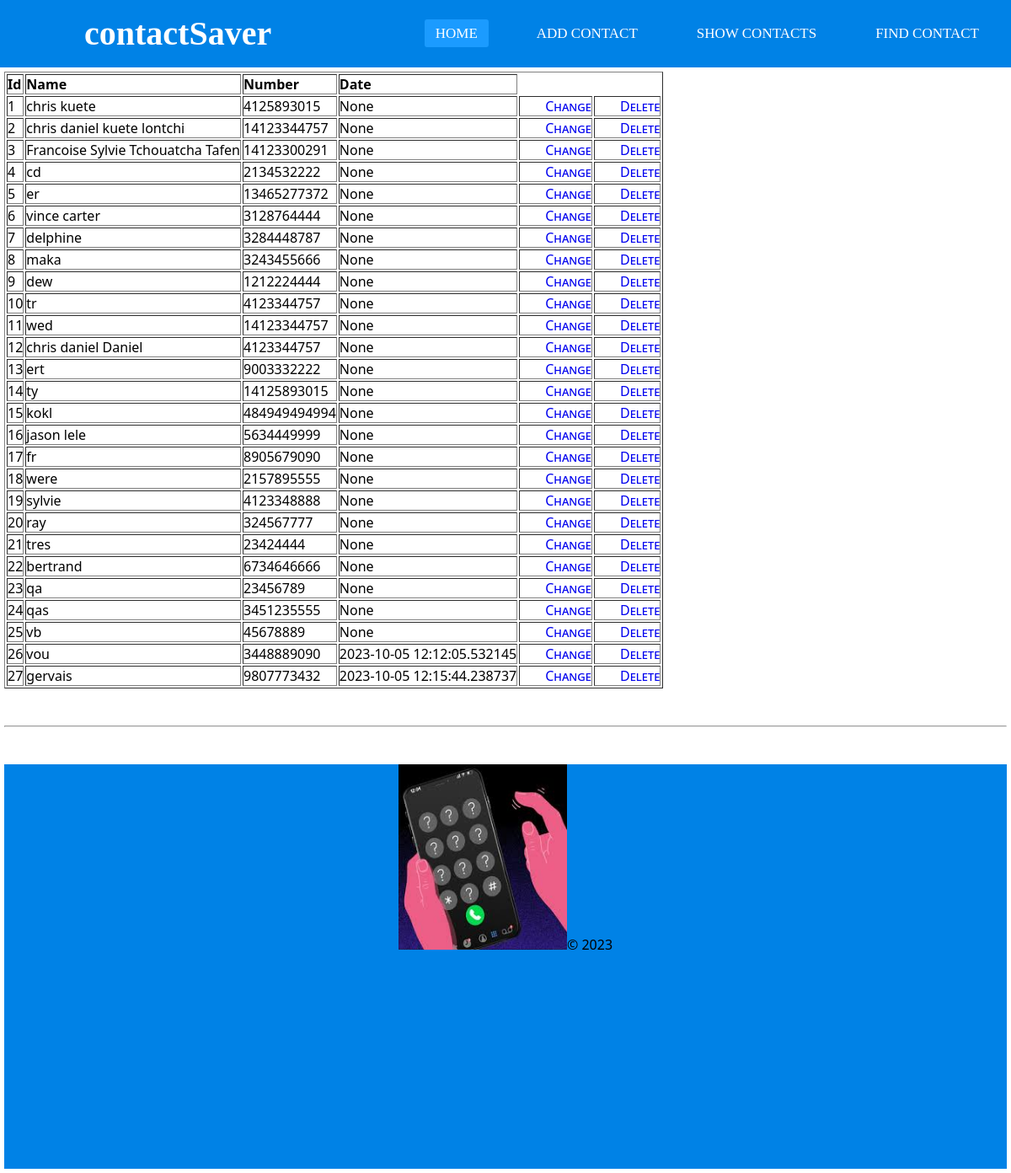
/showAll, run on an earlier commit of the app's database.
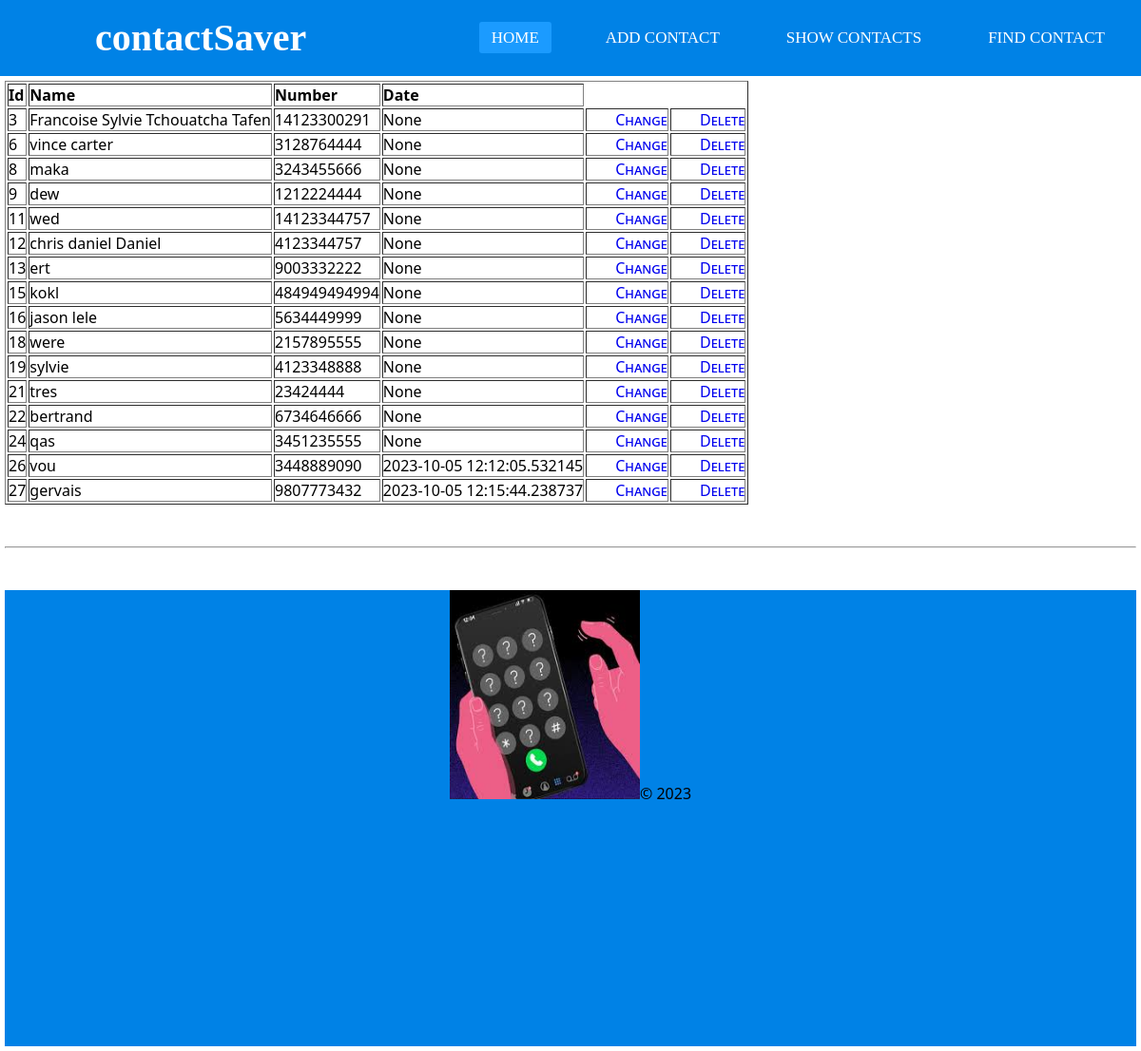
And on a later commit of the database.
### main.py (models this page shows, shortened)
class list_tbl(db.Model):
    id = db.Column(db.Integer, primary_key=True)
    name = db.Column(db.String(250), unique=True, nullable=False)
    number = db.Column(db.String(250), nullable=False)
    date_saved = db.Column(db.DateTime, default=datetime.timezone)
    print("created chris table successfully")

### main.py (the view)
@app.route("/showAll")
def showAll():
    profiles = list_tbl.query.all()
    return render_template("table.html", profiles=profiles)

### templates/table.html (shortened to what this page needs)
<!DOCTYPE html>
<html lang="en">
<head>
  <link rel="stylesheet" type="text/css" href="{{ url_for('static', filename='password.css')}}" />
</head>
<body>
{% extends "layout.html" %}
{% block content %}
        <table border="1px">
            <thead>
                <td><strong>Id</strong></td>
                <td><strong>Name</strong></td>
                <td><strong>Number</strong></td>
                <td><strong>Date</strong></td>
            </thead>
            {% for row in profiles %}
            <tr>
                <td>{{ row["id"] }}</td>
                <td>{{ row["name"] }}</td>
                <td> {{ row["number"]}}</td>
                <td> {{ row["date_saved"]}}</td>
                <td><li><a href="{{ url_for('updateNumber', id=row.id)}}" class="navbar-item">Change</a></li></td>
                <td><li><a href="{{ url_for('deleteNumber', id=row.id)}}" class="navbar-item">Delete</a></li></td>
            </tr>
            {% endfor %}
        </table>
{% endblock %}

### templates/layout.html (shortened to what this page needs)
<!DOCTYPE html>
<html lang="en">
<head>
    <link rel="stylesheet" type="text/css" href="{{ url_for('static', filename='password.css')}}" />
</head>
<body>
<div class="navbar">
    <label class="logo">contactSaver</label>
    <ul>
            <li><a class="active" href="{{ url_for('home') }}" class="navbar-brand">Home</a></li>
            <li><a href="{{ url_for('contactpage') }}" class="navbar-item">Add Contact</a></li>
            <li><a href="{{ url_for('showAll') }}" class="navbar-item">Show Contacts</a></li>
            <li><a href="{{ url_for('finderpage') }}" class="navbar-item">Find Contact</a></li>
        </ul>
        </div>
        <div class="body-content">
            {% block content %}
            {% endblock %}
            <br>
            <br>
            <hr/>
            <br>
            <br>
            <footer class="pass-lay">
                <p><img src="{{ url_for('static', filename='contact1.jpg')}}" width="200" height="220">&copy; 2023</p>
            </footer>
        </div>
</body>
</html>

### static/password.css (style rules this page uses)
* { padding:0; margin:0; text-decoration: none; list-style:none; box-sizing:border-box; }
.navbar { background-color: #0082e6; height:80px; width:100%; }
.navbar ul { float: right; margin-right: 20px; }
.navbar ul li { display: inline-block; line-height: 80px; margin: 0 5px; }
.navbar ul li a { color: white; font-size: 17px; padding: 7px 13px; border-radius: 3px; text-transform: uppercase; }
a.active,a:hover { background: #1b9bff; transition: 0.5s; }
.navbar-item { font-variant: small-caps; margin-left: 30px; }
label.logo { color: white; font-size: 40px; line-height: 80px; padding: 0 100px; font-weight: bold; }
.body-content { padding: 5px; font-family:'Segoe UI', Tahoma, Geneva, Verdana, sans-serif; }
.pass-lay { text-align: center; height:60vh; width: 100%; background:#0082e6; }

What changed in the data, as far as the page shows it:
removed list_tbl: id "1", name "chris kuete", number "4125893015", date_saved "None"
removed list_tbl: id "2", name "chris daniel kuete lontchi", number "14123344757", date_saved "None"
removed list_tbl: id "4", name "cd", number "2134532222", date_saved "None"
removed list_tbl: id "5", name "er", number "13465277372", date_saved "None"
removed list_tbl: id "7", name "delphine", number "3284448787", date_saved "None"
removed list_tbl: id "10", name "tr", number "4123344757", date_saved "None"
removed list_tbl: id "14", name "ty", number "14125893015", date_saved "None"
removed list_tbl: id "17", name "fr", number "8905679090", date_saved "None"
removed list_tbl: id "20", name "ray", number "324567777", date_saved "None"
removed list_tbl: id "23", name "qa", number "23456789", date_saved "None"
removed list_tbl: id "25", name "vb", number "45678889", date_saved "None"
